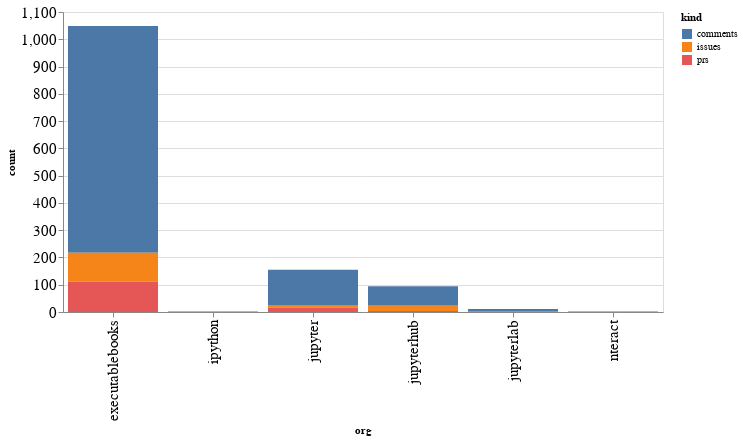

Notebook cell for this chart:
### Code cell
alt.Chart(org_summaries, width=600).mark_bar().encode(
    x='org',
    y='count',
    color='kind',
    tooltip="org"
)

### Figure 1 — Vega-Lite specification as saved in the notebook (floating-point values rounded to 4 significant figures)
{"config": {"axisLeft": {"labelFontSize": 15}, "axisBottom": {"labelFontSize": 15}}, "data": {"name": "data-acc7f404600a65c159c8d0b0da68d0c2"}, "mark": "bar", "encoding": {"color": {"type": "nominal", "field": "kind"}, "tooltip": {"type": "nominal", "field": "org"}, "x": {"type": "nominal", "field": "org"}, "y": {"type": "quantitative", "field": "count"}}, "width": 600, "$schema": "https://vega.github.io/schema/vega-lite/v4.8.1.json", "datasets": {"data-acc7f404600a65c159c8d0b0da68d0c2": [{"org": "executablebooks", "kind": "comments", "count": 832}, {"org": "executablebooks", "kind": "issues", "count": 106}, {"org": "executablebooks", "kind": "prs", "count": 111}, {"org": "ipython", "kind": "comments", "count": 2}, {"org": "jupyter", "kind": "comments", "count": 129}, {"org": "jupyter", "kind": "issues", "count": 10}, {"org": "jupyter", "kind": "prs", "count": 16}, {"org": "jupyterhub", "kind": "comments", "count": 71}, {"org": "jupyterhub", "kind": "issues", "count": 19}, {"org": "jupyterhub", "kind": "prs", "count": 4}, {"org": "jupyterlab", "kind": "comments", "count": 10}, {"org": "jupyterlab", "kind": "issues", "count": 1}, {"org": "nteract", "kind": "comments", "count": 2}]}}
